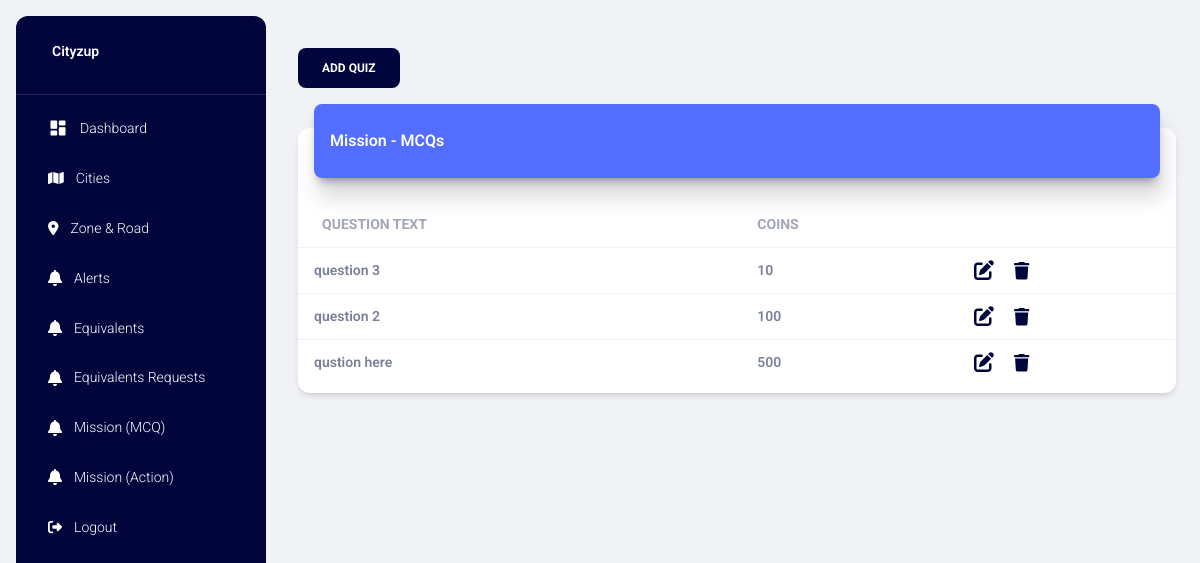
Screenshot of /mission_mcqs (signed in) with the database file from the repository.
### project/models.py (models this page shows)
class MissionMCQ(db.Model):
    q_id = db.Column(db.Integer, primary_key=True)
    q_question = db.Column(db.String(255), nullable=False)  # Question text
    q_option_1 = db.Column(db.String(255), nullable=False)  # Option 1
    q_option_2 = db.Column(db.String(255), nullable=False)  # Option 2
    q_option_3 = db.Column(db.String(255), nullable=False)  # Option 3
    q_option_4 = db.Column(db.String(255), nullable=False)  # Option 4
    q_correct_option = db.Column(db.Integer, nullable=False)  # Index of correct option (1, 2, 3, or 4)
    q_coins = db.Column(db.Integer, nullable=False)  # Coins for the quiz
    q_created_at = db.Column(db.DateTime, default=db.func.now())  # Timestamp for when the quiz is created

### project/main.py (the view)
@main.route("/mission_mcqs")
@login_required  # Ensure the user is logged in
def mission_mcqs():
    quizzes = MissionMCQ.query.order_by(MissionMCQ.q_id.desc()).all()
    title = 'Quiz MCQs'
    page_title = 'Quiz MCQs'
    return render_template('mission_mcq.html', quizzes=quizzes, page_title=page_title, title=title)

### project/models.py (called while the page is built)
@login_manager.user_loader
def load_user(user_id):
    return User.query.get(int(user_id))

### project/templates/mission_mcq.html (shortened to what this page needs)
{% extends "layout.html" %} {% block title %} {% endblock %} {% block content %}
<div class="container-fluid py-4">
    <div class="row">
        <div class="col-sm-12">
            <button class="btn btn-primary" data-bs-toggle="modal" data-bs-target="#modalAddMissionMCQ">Add Quiz</button>
        </div>
    </div>
    <div class="row">
        <div class="col-12">
            <div class="card my-4">
                <div class="card-header p-0 position-relative mt-n4 mx-3 z-index-2">
                    <div class="bg-gradient-primary shadow-primary border-radius-lg pt-4 pb-3">
                        <h6 class="text-white text-capitalize ps-3">Mission - MCQs</h6>
                    </div>
                </div>
                <div class="card-body px-0 pb-2">
                    <div class="table-responsive p-0">
                        {% if quizzes|length > 0 %}
                        <table class="table align-items-center mb-0">
                            <thead>
                                <tr>
                                    <th class="text-uppercase text-secondary text-sm font-weight-bolder opacity-7">
                                        Question Text</th>
                                    <th class="text-uppercase text-secondary text-sm font-weight-bolder opacity-7 ps-2">
                                        Coins</th>
                                    <th class="text-secondary opacity-7"></th>
                                </tr>
                            </thead>
                            <tbody>
                                {% for quiz in quizzes %}
                                <tr>
                                    <td>
                                        <div class="d-flex px-2 py-1">
                                            <div class="d-flex flex-column justify-content-center">
                                                <p class="text-sm font-weight-bold mb-0">{{ quiz.q_question }}</p>
                                            </div>
                                        </div>
                                    </td>
                                    <td>
                                        <p class="text-sm font-weight-bold mb-0">{{ quiz.q_coins }}</p>
                                    </td>
                                    <td class="align-middle">
                                        <a href="#" data-qid="{{ quiz.q_id }}" data-question="{{ quiz.q_question }}"
                                            data-option1="{{ quiz.q_option_1 }}" data-option2="{{ quiz.q_option_2 }}"
                                            data-option3="{{ quiz.q_option_3 }}" data-option4="{{ quiz.q_option_4 }}"
                                            data-correct="{{ quiz.q_correct_option }}" data-coins="{{ quiz.q_coins }}"
                                            data-bs-toggle="modal" data-bs-target="#modalEditQuizMCQ"
                                            class="openEditModalQuiz">
                                            <i class="fa-solid fa-pen-to-square fa-lg icon-dark"></i>
                                        </a>
                                        <a href="#" data-qid="{{ quiz.q_id }}"
                                            class="text-secondary font-weight-bold text-sm deleteQuizMCQBtn"
                                            data-toggle="tooltip" data-original-title="Delete">
                                            <i class="fa-solid fa-trash fa-lg icon-dark"></i>
                                        </a>
                                    </td>
                                </tr>
                                {% endfor %}
                            </tbody>
                        </table>
                        {% else %}
                        <h4 class="text-center">There are currently no quizzes available.</h4>
                        {% endif %}
                    </div>
                </div>
            </div>
        </div>
    </div>
</div>
{% endblock %}

### project/static/css/styles.css (style rules this page uses)
.bg-gradient-primary { background-image: linear-gradient(195deg, #536dfe 0%, #536dfe 100%); }
.btn-primary { background-color: #00053c !important; box-shadow: none; border: none; }
.shadow-primary { box-shadow: 4px 20px 20px rgba(0, 0, 0, 0.14), 0px 7px 10px -5px rgba(0, 0, 0, 0.4) !important }
.icon-dark { color: #00053c; }

### project/templates/layout.html (style rules this page uses)
svg { fill: #f9fafd }
svg { fill: #ffffff }

### rows the page displays
MissionMCQ: q_question "question 3", q_coins "10"
MissionMCQ: q_question "question 2", q_coins "100"
MissionMCQ: q_question "qustion here", q_coins "500"
